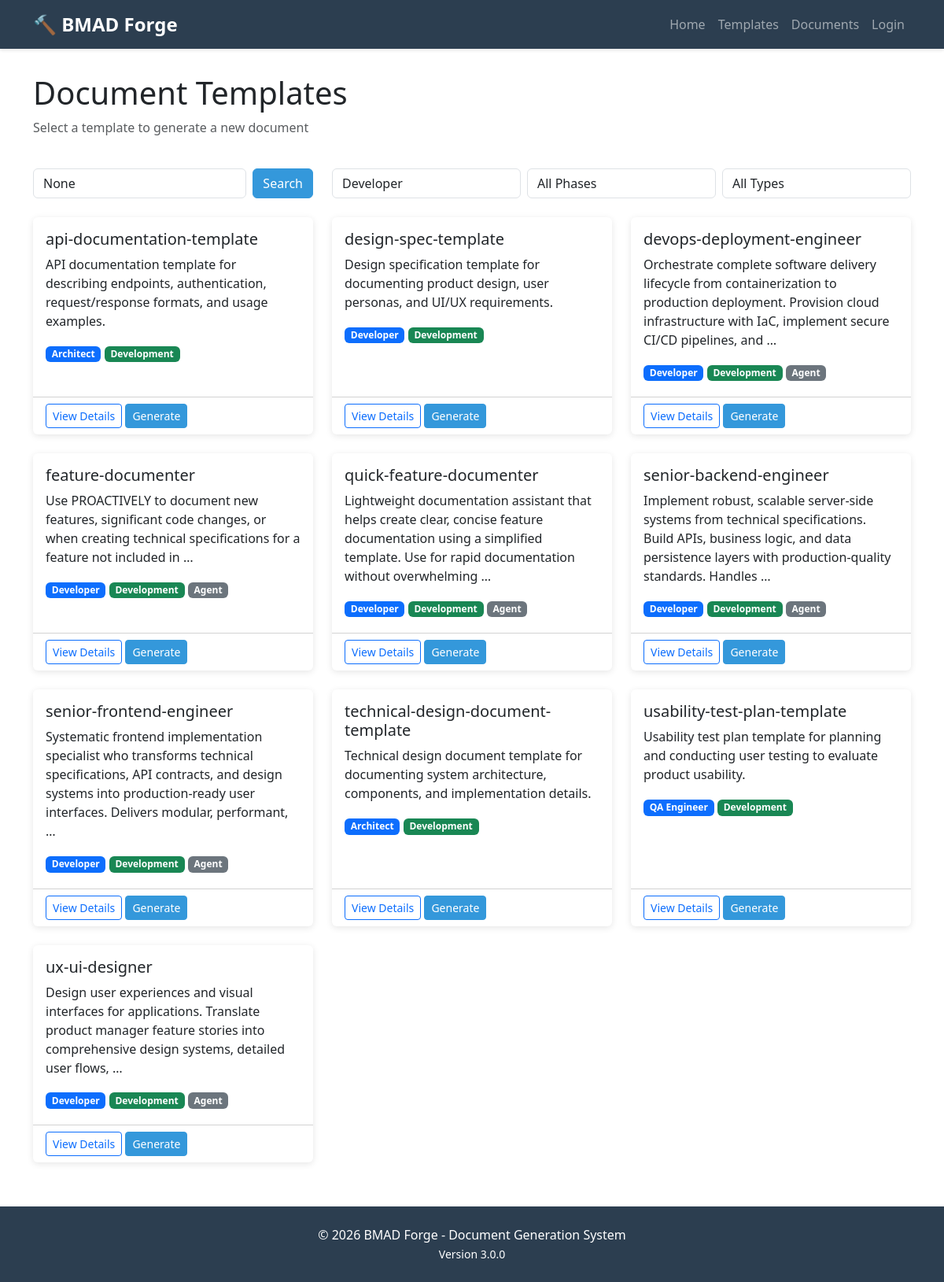
/forge/templates/?role=developer, run on the app's committed database.
### forge/models.py (models this page shows, shortened)
class DocumentTemplate(models.Model):
    DOCUMENT_TYPES = [
        ('memorandum', 'Memorandum'),
        ('letter', 'Letter'),
        ('report', 'Report'),
        ('form', 'Form'),
        ('other', 'Other'),
    ]
    AGENT_ROLES = [
        ('orchestrator', 'Orchestrator'),
        ('analyst', 'Analyst'),
        ('pm', 'Project Manager'),
        ('architect', 'Architect'),
        ('scrum_master', 'Scrum Master'),
        ('developer', 'Developer'),
        ('qa', 'QA Engineer'),
    ]
    WORKFLOW_PHASES = [
        ('planning', 'Planning'),
        ('development', 'Development'),
    ]
    TEMPLATE_TYPES = [
        ('template', 'Document Template'),
        ('agent', 'Agent Prompt'),
    ]
    name = models.CharField(max_length=200, unique=True)
    document_type = models.CharField(max_length=50, choices=DOCUMENT_TYPES, default='other')
    description = models.TextField(blank=True)
    template_content = models.TextField(help_text="HTML template content")
    css_content = models.TextField(blank=True, help_text="CSS styling")
    js_content = models.TextField(blank=True, help_text="JavaScript for interactivity")
    agent_role = models.CharField(max_length=50, choices=AGENT_ROLES, blank=True)
    agent_roles = models.JSONField(default=list, blank=True)
    workflow_phase = models.CharField(max_length=50, choices=WORKFLOW_PHASES, blank=True)
    category = models.CharField(max_length=100, blank=True)
    template_type = models.CharField(max_length=20, choices=TEMPLATE_TYPES, default='template')
    source_file = models.CharField(max_length=255, blank=True, unique=True, null=True)
    created_at = models.DateTimeField(auto_now_add=True)
    updated_at = models.DateTimeField(auto_now=True)
    created_by = models.ForeignKey(User, on_delete=models.SET_NULL, null=True, related_name='templates_created')
    is_active = models.BooleanField(default=True)
    template_variables = models.TextField(
        blank=True,
        help_text="JSON object defining required variables"
    )
    class Meta:
        ordering = ['name']
        verbose_name = 'Document Template'
        verbose_name_plural = 'Document Templates'
        indexes = [
            models.Index(fields=['agent_role', 'workflow_phase']),
        ]

### forge/views.py (the view)
# urls.py: path('templates/', views.template_list, name='template_list'),
def template_list(request):
    templates = DocumentTemplate.objects.filter(is_active=True)
    doc_type = request.GET.get('type')
    if doc_type:
        templates = templates.filter(document_type=doc_type)
    phase = request.GET.get('phase')
    if phase:
        templates = templates.filter(workflow_phase=phase)
    template_type = request.GET.get('template_type')
    if template_type:
        templates = templates.filter(template_type=template_type)
    search = request.GET.get('search')
    if search:
        templates = templates.filter(
            Q(name__icontains=search) | Q(description__icontains=search)
        )
    role = request.GET.get('role')
    if role:
        all_templates = list(templates)
        role_template_ids = []
        for template in all_templates:
            if template.agent_role == role or role in (template.agent_roles or []):
                role_template_ids.append(template.id)
        templates = DocumentTemplate.objects.filter(id__in=role_template_ids)
    context = {
        'templates': templates,
        'document_types': DocumentTemplate.DOCUMENT_TYPES,
        'agent_roles': DocumentTemplate.AGENT_ROLES,
        'workflow_phases': DocumentTemplate.WORKFLOW_PHASES,
        'template_types': DocumentTemplate.TEMPLATE_TYPES,
        'current_type': doc_type,
        'current_role': role,
        'current_phase': phase,
        'current_template_type': template_type,
        'search_query': search,
    }
    return render(request, 'forge/template_list.html', context)

### forge/templates/forge/template_list.html (shortened to what this page needs)
{% extends 'forge/base.html' %}
{% block content %}
<div class="row mb-4">
    <div class="col-12">
        <h1>Document Templates</h1>
        <p class="text-muted">Select a template to generate a new document</p>
    </div>
</div>
<div class="row mb-4">
    <div class="col-md-4">
        <form method="get" class="d-flex">
            <input type="text" name="search" class="form-control me-2" placeholder="Search templates..." value="{{ search_query }}">
            <button type="submit" class="btn btn-primary">Search</button>
        </form>
    </div>
    <div class="col-md-8">
        <div class="d-flex gap-2">
            <select class="form-control" onchange="updateFilter('role', this.value)">
                {% for role_key, role_label in agent_roles %}
                <option value="{{ role_key }}" {% if current_role == role_key %}selected{% endif %}>{{ role_label }}</option>
                {% endfor %}
            </select>
            <select class="form-control" onchange="updateFilter('phase', this.value)">
                <option value="">All Phases</option>
            </select>
            <select class="form-control" onchange="updateFilter('template_type', this.value)">
                <option value="">All Types</option>
            </select>
        </div>
    </div>
</div>
<div class="row">
    {% for template in templates %}
    <div class="col-md-6 col-lg-4 mb-4">
        <div class="card h-100">
            <div class="card-body">
                <h5 class="card-title">{{ template.name }}</h5>
                <p class="card-text">{{ template.description|truncatewords:20 }}</p>
                {% if template.agent_role %}
                <span class="badge bg-primary mb-1">{{ template.get_agent_role_display }}</span>
                {% endif %}
                {% if template.workflow_phase %}
                <span class="badge {% if template.workflow_phase == 'planning' %}bg-warning text-dark{% else %}bg-success{% endif %} mb-1">{{ template.get_workflow_phase_display }}</span>
                {% endif %}
                {% if template.template_type == 'agent' %}
                <span class="badge bg-secondary mb-1">Agent</span>
                {% endif %}
            </div>
            <div class="card-footer bg-transparent">
                <a href="{% url 'forge:template_detail' template.id %}" class="btn btn-outline-primary btn-sm">
                    View Details
                </a>
                <a href="{% url 'forge:generate_document' template.id %}" class="btn btn-primary btn-sm">
                    Generate
                </a>
            </div>
        </div>
    </div>
    {% empty %}
    <div class="col-12">
        <div class="alert alert-info">
            No templates found. {% if search_query or current_role or current_phase or current_template_type %}Try adjusting your filters.{% endif %}
        </div>
    </div>
    {% endfor %}
</div>
{% endblock %}

### data on the page
DocumentTemplate: name "api-documentation-template", description "API documentation template for describing endpoints, authentication, request/response formats, and usage examples.", agent_role "Architect", workflow_phase "Development"
DocumentTemplate: name "design-spec-template", description "Design specification template for documenting product design, user personas, and UI/UX requirements.", agent_role "Developer", workflow_phase "Development"
DocumentTemplate: name "devops-deployment-engineer", description "Orchestrate complete software delivery lifecycle from containerization to production deployment. Provision cloud infrastructure with IaC, implement secure CI/CD pipelines, and …", agent_role "Developer", workflow_phase "Development", template_type "Agent"
DocumentTemplate: name "feature-documenter", description "Use PROACTIVELY to document new features, significant code changes, or when creating technical specifications for a feature not included in …", agent_role "Developer", workflow_phase "Development", template_type "Agent"
DocumentTemplate: name "quick-feature-documenter", description "Lightweight documentation assistant that helps create clear, concise feature documentation using a simplified template. Use for rapid documentation without overwhelming …", agent_role "Developer", workflow_phase "Development", template_type "Agent"
DocumentTemplate: name "senior-backend-engineer", description "Implement robust, scalable server-side systems from technical specifications. Build APIs, business logic, and data persistence layers with production-quality standards. Handles …", agent_role "Developer", workflow_phase "Development", template_type "Agent"
DocumentTemplate: name "senior-frontend-engineer", description "Systematic frontend implementation specialist who transforms technical specifications, API contracts, and design systems into production-ready user interfaces. Delivers modular, performant, …", agent_role "Developer", workflow_phase "Development", template_type "Agent"
DocumentTemplate: name "technical-design-document-template", description "Technical design document template for documenting system architecture, components, and implementation details.", agent_role "Architect", workflow_phase "Development"
DocumentTemplate: name "usability-test-plan-template", description "Usability test plan template for planning and conducting user testing to evaluate product usability.", agent_role "QA Engineer", workflow_phase "Development"
DocumentTemplate: name "ux-ui-designer", description "Design user experiences and visual interfaces for applications. Translate product manager feature stories into comprehensive design systems, detailed user flows, …", agent_role "Developer", workflow_phase "Development", template_type "Agent"

### other printed values
form field value "Developer"
